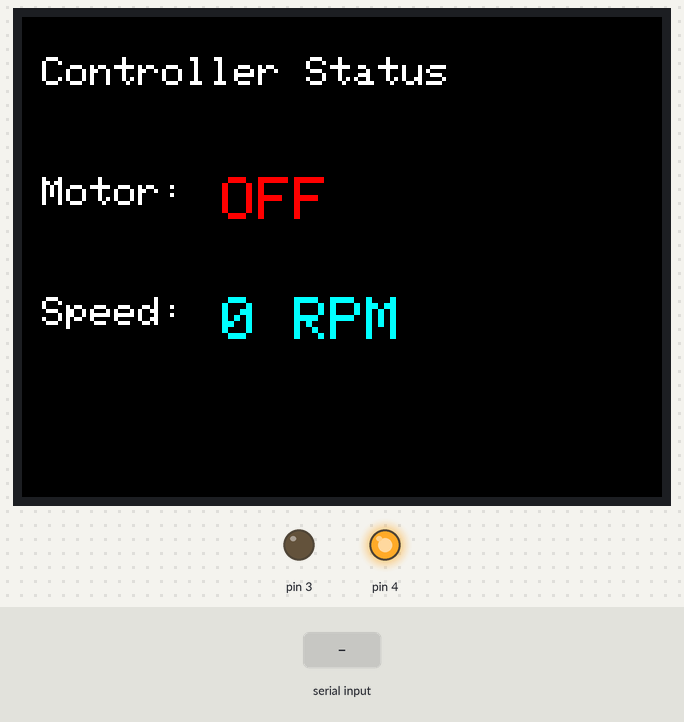
The program below on a simulated Arduino Uno, built with avr-gcc and run on an emulated ATmega328P. On the bench: 320×240 colour display, output pins drawn as LEDs (lit = HIGH). The test bench sets the inputs (shaded band). Pins used as bus, display or sensor lines are not drawn; what the program prints to the serial monitor is not drawn.

Above: at 1.4 s.
1.5 s: "200\n" received over Serial
At 4.2 s:
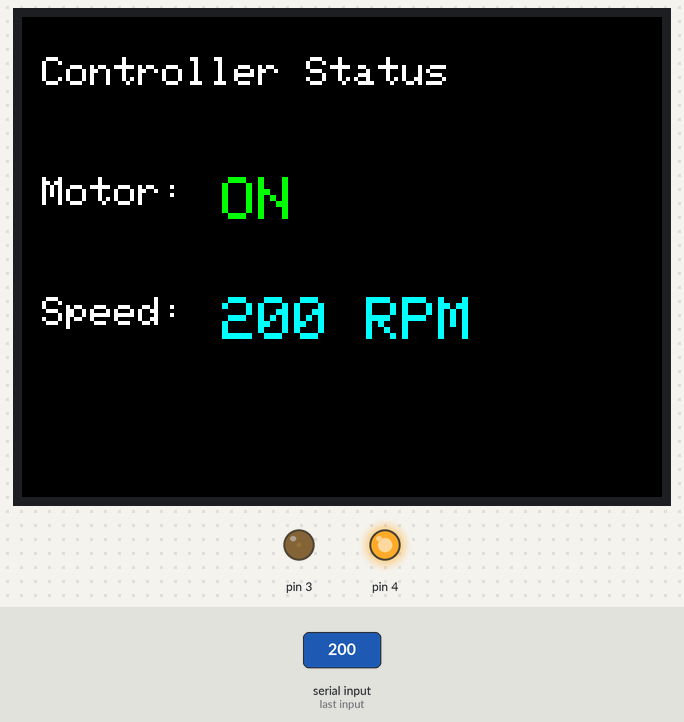
4.5 s: "0\n" received over Serial
At 5.1 s:
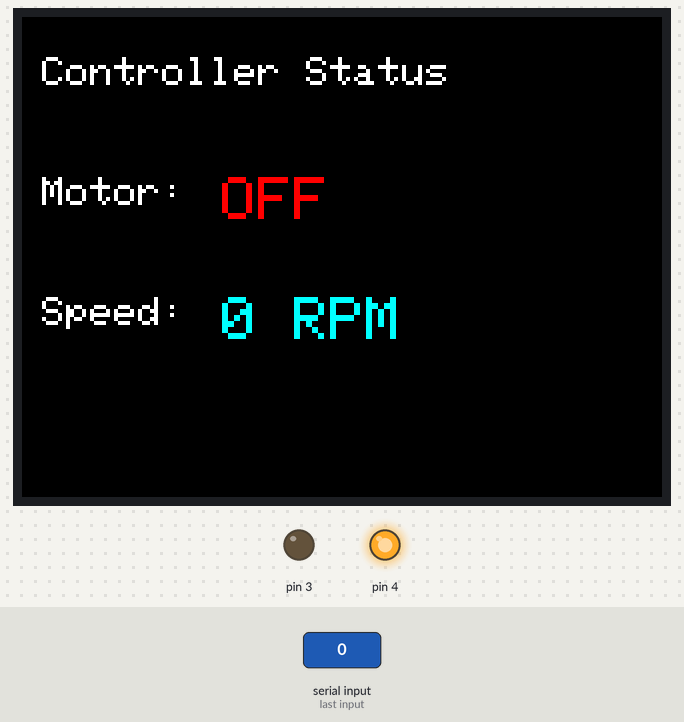
Timing chart, 0 to 7.5 s (numbered marks = the images above; inputs shaded):
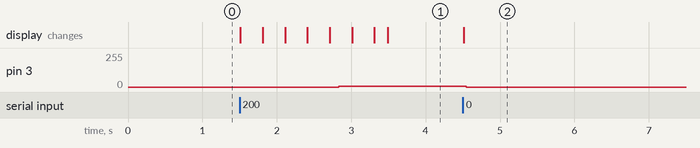

Measured:
- after the input at 1.5 s, pin 3: 0/255 → 6/255 after 1.3 s; the display: first changes at once (image 1 shows a later state)
- after the input at 4.5 s, pin 3: 6/255 → 0/255 after 0.05 s; the display: changes at once (image 2)

The program:

main.cpp
```cpp
#include <Arduino.h>
#include "MotorControl.h"
#include "DisplayControl.h"

MotorControl stepper(4, 3, 8); // DIR, STEP, ENABLE
DisplayControl display(10, 9, 8); // CS, DC, RST

void setup() {
  Serial.begin(115200); // From ROS bridge
  Serial.setTimeout(5);

  stepper.begin();
  display.begin();
}

void loop() {
  // 1. Read the parsed target RPM from the ROS 2 Python script
  if (Serial.available() > 0) {
    int targetRPM = Serial.parseInt();

    // Debug echo back to Terminal 4
    Serial.print("RECEIVED RPM: ");
    Serial.println(targetRPM);

    // Clear any leftover junk in the buffer
    while(Serial.available() > 0) {
      Serial.read();
    }

    // 2. Apply the target to the motor
    if (targetRPM == 0) {
      stepper.setMotorEnabled(false);
    } else {
      stepper.setMotorEnabled(true);
      stepper.setTargetRPM(targetRPM);
    }
  }

  // 3. Keep the motor stepping (CRITICAL: This must be active)
  stepper.update();

  // 4. Update the screen
  display.updateScreen(stepper.getCurrentRPM(), stepper.isEnabled());
}
```

DisplayControl.cpp
```cpp
#include "DisplayControl.h"

DisplayControl::DisplayControl(int cs, int dc, int rst)
  : _tft(cs, dc, rst) {
  _lastRPM = -1;
  _lastState = false;
  _forceRedraw = true;
}

void DisplayControl::begin() {
  _tft.begin();
  _tft.setRotation(1);
  _tft.fillScreen(ILI9341_BLACK);

  _tft.setTextColor(ILI9341_WHITE);
  _tft.setTextSize(2);
  _tft.setCursor(10, 20);
  _tft.print("Controller Status");

  _tft.setCursor(10, 80);
  _tft.print("Motor: ");

  _tft.setCursor(10, 140);
  _tft.print("Speed: ");
}

void DisplayControl::updateScreen(int currentRPM, bool isEnabled) {
  // Display updates only if there is a change
  if (_lastRPM == currentRPM && _lastState == isEnabled && !_forceRedraw) {
    return;
  }

  // Erase previous value
  _tft.fillRect(100, 80, 150, 30, ILI9341_BLACK);
  _tft.fillRect(100, 140, 150, 30, ILI9341_BLACK);
  _tft.setTextSize(3);

  // Redraw
  _tft.setCursor(100, 80);
  if (isEnabled) {
    _tft.setTextColor(ILI9341_GREEN);
    _tft.print("ON");
  } else {
    _tft.setTextColor(ILI9341_RED);
    _tft.print("OFF");
  }

  // Redraw Speed
  _tft.setCursor(100, 140);
  _tft.setTextColor(ILI9341_CYAN);
  _tft.print(currentRPM);
  _tft.print(" RPM");

  _lastRPM = currentRPM;
  _lastState = isEnabled;
  _forceRedraw = false;
}
```

DisplayControl.h
```cpp
#ifndef DISPLAY_CONTROL_H
#define DISPLAY_CONTROL_H

#include <Arduino.h>
#include <SPI.h>
#include <Adafruit_GFX.h>
#include <Adafruit_ILI9341.h>

class DisplayControl {
  public:
    DisplayControl(int cs, int dc, int rst);
    void begin();
    void updateScreen(int currentRPM, bool isEnabled);

  private:
    Adafruit_ILI9341 _tft;
    int _lastRPM;
    bool _lastState;
    bool _forceRedraw;
};

#endif
```

MotorControl.cpp
```cpp
#include "MotorControl.h"
#include <Arduino.h>

MotorControl::MotorControl(int dir_pin, int step_pin, int enable_pin) {
  _dirPin = dir_pin;
  _stepPin = step_pin;
  _enablePin = enable_pin;
  _targetRPM = 0;
  _currentRPM = 0;
  _isEnabled = false;
  _lastRampTime = 0;
  _lastStepTime = 0;
  _stepState = LOW;
}

void MotorControl::begin() {
  pinMode(_dirPin, OUTPUT);
  pinMode(_stepPin, OUTPUT);
  pinMode(_enablePin, OUTPUT);

  digitalWrite(_dirPin, HIGH);
  digitalWrite(_enablePin, HIGH); // HIGH = Disabled on A4988
}

void MotorControl::setTargetRPM(int rpm) {
  _targetRPM = abs(rpm); // positive val for rpm
  // Set direction based on sign
  digitalWrite(_dirPin, (rpm >= 0) ? HIGH : LOW);
}

void MotorControl::setMotorEnabled(bool enabled) {
  _isEnabled = enabled;
  if (!enabled) {
    digitalWrite(_enablePin, HIGH); // Disable
    _targetRPM = 0;
    _currentRPM = 0; // Immediate stop
  } else {
    digitalWrite(_enablePin, LOW); // Enable
  }
}

int MotorControl::getCurrentRPM() { return _currentRPM; }
bool MotorControl::isEnabled() { return _isEnabled; }

unsigned long MotorControl::rpmToMicrosDelay(int rpmValue) {
  if (rpmValue == 0) return 0;

  return 60000000UL / ((unsigned long)rpmValue * 1600UL);
}

void MotorControl::update() {
  unsigned long currentMillis = millis();
  unsigned long currentMicros = micros();

  // 1. Process Ramping
  if (currentMillis - _lastRampTime >= _rampInterval) {
    _lastRampTime = currentMillis;
    if (_currentRPM < _targetRPM) {
      _currentRPM += _rpmStep;
      if (_currentRPM > _targetRPM) _currentRPM = _targetRPM;
    } else if (_currentRPM > _targetRPM) {
      _currentRPM -= _rpmStep;
      if (_currentRPM < _targetRPM) _currentRPM = _targetRPM;
    }
  }

  // 2. Process Stepping (Non-blocking)
  if (_isEnabled && _currentRPM > 0) {
    unsigned long stepInterval = rpmToMicrosDelay(_currentRPM);

    if (currentMicros - _lastStepTime >= stepInterval) {
      _lastStepTime = currentMicros;

      digitalWrite(_stepPin, HIGH);
      delayMicroseconds(2);
      digitalWrite(_stepPin, LOW);
    }
  }
}
```

motorcontrol.h
```cpp
#ifndef MOTOR_CONTROL_H
#define MOTOR_CONTROL_H

#include <Arduino.h>

class MotorControl {
  public:
    MotorControl(int dir_pin, int step_pin, int enable_pin);

    void begin();
    void update();
    void setTargetRPM(int rpm);
    void setMotorEnabled(bool enabled);

    int getCurrentRPM();
    bool isEnabled();

  private:
    int _dirPin, _stepPin, _enablePin;
    int _targetRPM, _currentRPM;
    bool _isEnabled;

    // Ramping variables
    unsigned long _lastRampTime;
    const unsigned long _rampInterval = 50; // ms
    const int _rpmStep = 5;

    // Non-blocking step variables
    unsigned long _lastStepTime;
    bool _stepState;
    const int _stepsPerRev = 400; // Change if using microstepping

    unsigned long rpmToMicrosDelay(int rpmValue);
};

#endif
```
